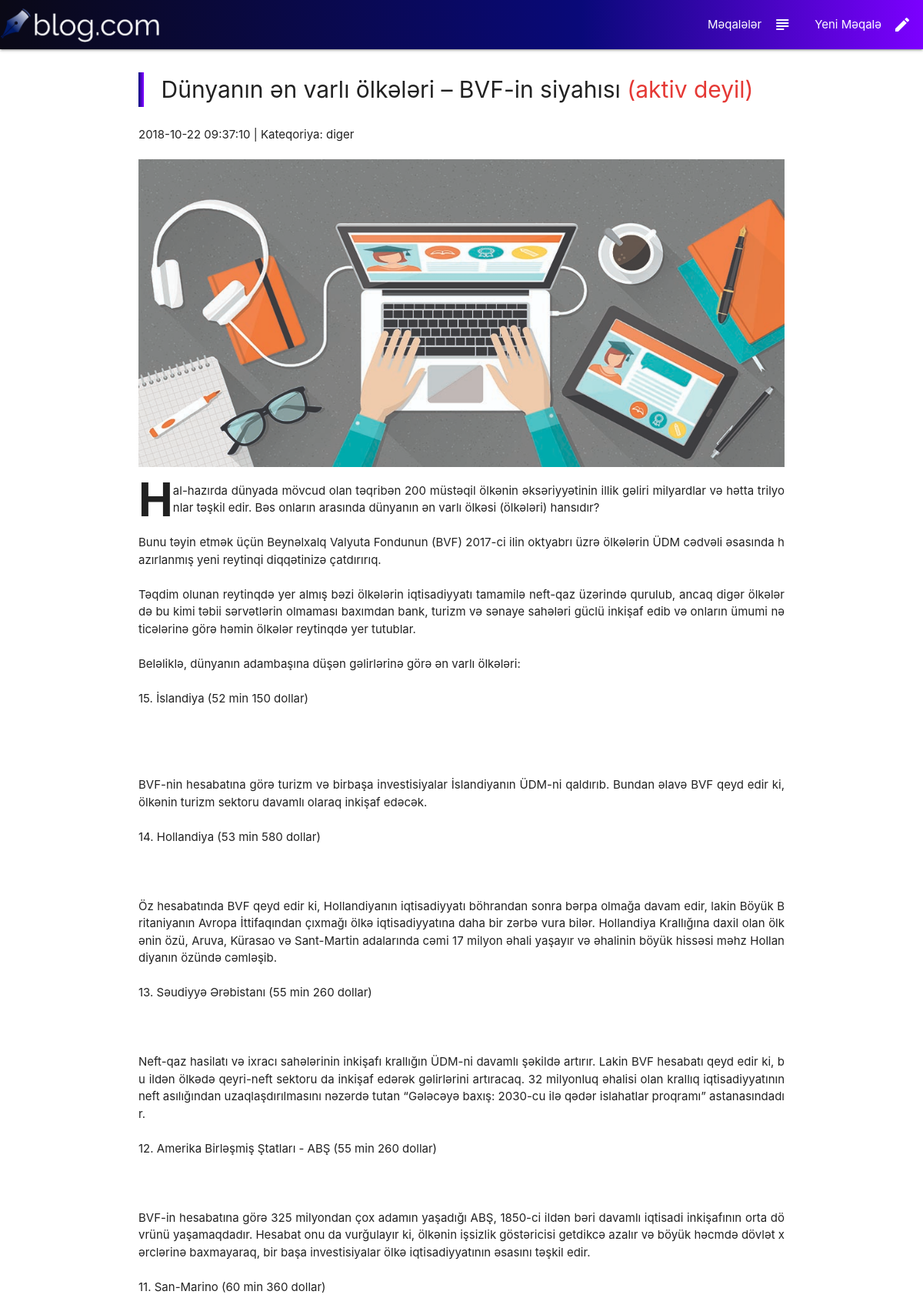
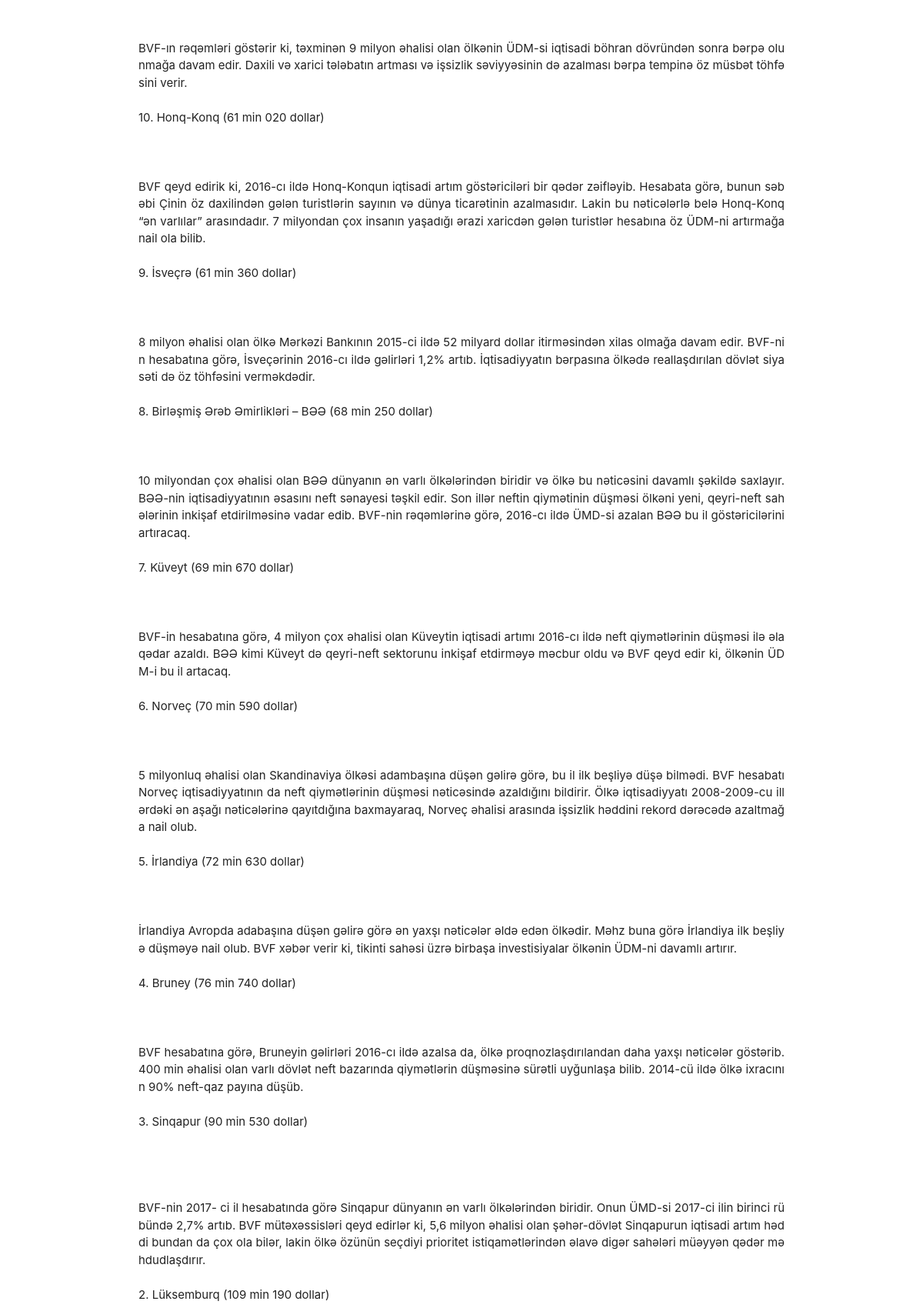
The app's page /?url=meqale&id=5 (upper part) with its own data (2 pictures, top to bottom).
### tables this page shows
CREATE TABLE `article` (
  `ID` int(11) NOT NULL,
  `writer_name` varchar(35) NOT NULL,
  `writer_sname` varchar(35) NOT NULL,
  `art_title` varchar(160) NOT NULL,
  `art_pic` varchar(100) NOT NULL DEFAULT 'img/a.jpg',
  `art_text` text NOT NULL,
  `art_cat` varchar(50) NOT NULL DEFAULT 'Digər',
  `upload_time` timestamp NOT NULL DEFAULT CURRENT_TIMESTAMP ON UPDATE CURRENT_TIMESTAMP,
  `is_public` int(11) NOT NULL DEFAULT '0'
);

### controller/blog.php (called while the page is built, shortened)
<?php
function tekBlog()
{
	$id = intval($_GET["id"]);
	$blog = tekBlogCek($id);
	specialPage("tekBlog.php","Meqale",$blog);
}
 ?>

### controller/controller.php (called while the page is built, shortened)
<?php
function controller($srcFile,$controller="anasehife")
{
	$controller();
}
?>

### model/blog.php (called while the page is built, shortened)
<?php
function tekBlogCek($id)
{
	global $db;
	$row = $db->query("select * from article where ID=".$id."");
	$blog = $row->fetch_assoc();
	return $blog;
}
?>

### view/special/tekBlog.php (the view, shortened to what this page needs)
<?php
if ($value['is_public'] == 0) {
	$status  = " (aktiv deyil)";
}
else{
	$status = NULL;
}
?>
<div class="container">
	<div class="row">
		<blockquote class="headerBlq"><?php echo $value['art_title'].'<span class="red-text text-darken-1">'.$status.'</span>'; ?></blockquote>
		<span><?php echo $value['upload_time'] ; ?>   |  Kateqoriya: <span class="red-text"></span><?php echo $value['art_cat']; ?></span>
	</div>
	<div class="row">
		<div class="col s12 artPic" style="background: url(img/<?php echo $value['art_pic'];?>)">
		</div>
	</div>
	<div class="row artDiv">
		<p class="artText" ><?php echo nl2br($value['art_text']); ?></p>
	</div>
</div>

### css/style.css (style rules this page uses)
.headerBlq { font-size: 30px; border-left-width: 7px; margin-top: 30px; margin-bottom: 25px; border-left-style: solid; -webkit-border-image: -webkit-gradient(linear, 90% 0, 0 0, from(rgba(124,0,255,1)), to(rgba(9,9,121,1))) 1 100%; }

### view/special/css/tekBlog.css (style rules this page uses)
.artPic { height: 400px; background-repeat: no-repeat !important; background-position: center !important; background-size:100% 100%, cover !important; }
.artText:first-letter { float:left; font-weight: bold; font-size: 4rem !important; line-height: 3rem !important; height:4rem !important; text-transform: uppercase !important; }
.artDiv { word-break: break-all; text-align: justify; }

### records on screen
article: art_title "Dünyanın ən varlı ölkələri – BVF-in siyahısı", is_public "(aktiv deyil)", upload_time "2018-10-22 09:37:10", art_cat "diger", art_pic (picture), art_text "Hal-hazırda dünyada mövcud olan təqribən 200 müstəqil ölkənin əksəriyyətinin illik gəliri milyardlar və hətta trilyonlar təşkil edir. Bəs onların arasında dünyanın ən varlı ölkəsi (ölkələri) hansıdır? Bunu təyin etmək üçün Beynəlxalq Valyuta Fondunun (BVF) 2017-ci ilin oktyabrı üzrə ölkələrin ÜDM cədvəli əsasında hazırlanmış yeni reytinqi diqqətinizə çatdırırıq. Təqdim olunan reytinqdə yer almış bəzi ölkələrin iqtisadiyyatı tamamilə neft-qaz üzərində qurulub, ancaq digər ölkələrdə bu kimi təbii sərvətlərin olmaması baxımdan bank, turizm və sənaye sahələri güclü inkişaf edib və onların ümumi nəticələrinə görə həmin ölkələr reytinqdə yer tutublar. Beləliklə, dünyanın adambaşına düşən…"
